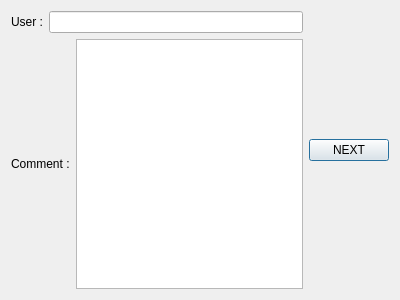
<?xml version="1.0" encoding="UTF-8"?>
<ui version="4.0">
 <class>ShowComment</class>
 <widget class="QDialog" name="ShowComment">
  <property name="geometry">
   <rect>
    <x>0</x>
    <y>0</y>
    <width>400</width>
    <height>300</height>
   </rect>
  </property>
  <property name="windowTitle">
   <string>Dialog</string>
  </property>
  <layout class="QVBoxLayout" name="verticalLayout_2">
   <item>
    <layout class="QHBoxLayout" name="horizontalLayout_3">
     <item>
      <layout class="QVBoxLayout" name="verticalLayout">
       <item>
        <layout class="QHBoxLayout" name="horizontalLayout">
         <item>
          <widget class="QLabel" name="label">
           <property name="text">
            <string>User :</string>
           </property>
          </widget>
         </item>
         <item>
          <widget class="QLineEdit" name="lineEdit"/>
         </item>
        </layout>
       </item>
       <item>
        <layout class="QHBoxLayout" name="horizontalLayout_2">
         <item>
          <widget class="QLabel" name="label_2">
           <property name="text">
            <string>Comment :</string>
           </property>
          </widget>
         </item>
         <item>
          <widget class="QTextEdit" name="textEdit"/>
         </item>
        </layout>
       </item>
      </layout>
     </item>
     <item>
      <widget class="QPushButton" name="pushButton">
       <property name="text">
        <string>NEXT</string>
       </property>
      </widget>
     </item>
    </layout>
   </item>
  </layout>
 </widget>
 <resources/>
 <connections/>
</ui>
